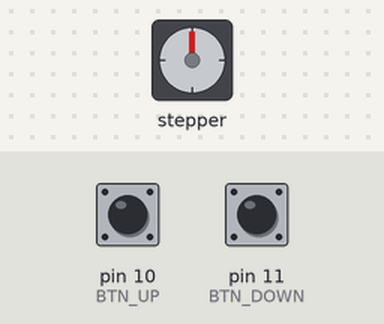
Bench run of a sketch on a simulated Arduino Uno, built with avr-gcc and run on an emulated ATmega328P. Parts: stepper motor. Wiring (inferred from the names in the program): stepper motor driver (200 steps per turn assumed): step pin 13; direction A3. The test bench sets the inputs (shaded band); at power-on: pin 10 (BTN_UP) HIGH, pin 11 (BTN_DOWN) HIGH. What the sketch prints to the serial monitor is not drawn.

Above: at 1.2 s.
1.3 s: pin 10 (BTN_UP) pulled LOW for 1 s
At 3.2 s:
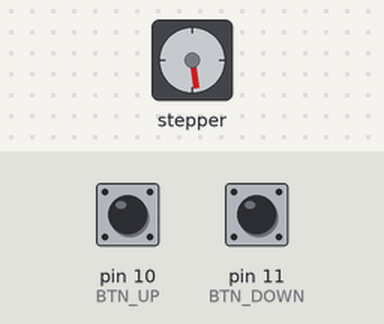
3.8 s: pin 11 (BTN_DOWN) pulled LOW for 3.2 s
At 7.9 s:
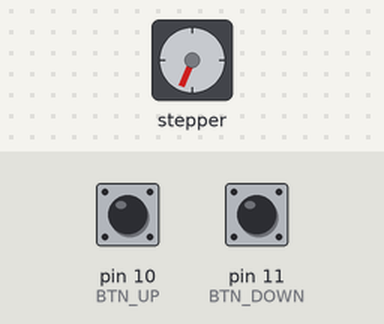
8.5 s: pin 10 (BTN_UP) pulled LOW for 0.15 s
At 9.8 s:
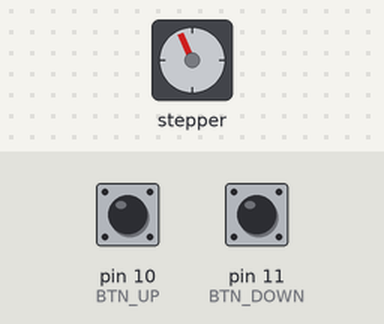
10.1 s: pin 11 (BTN_DOWN) pulled LOW for 1 s
At 10.55 s:
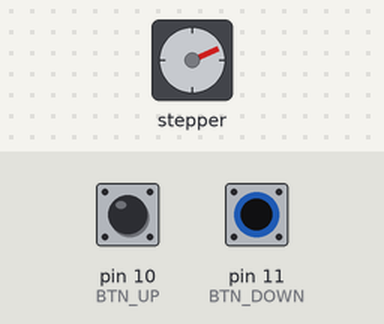
12.6 s: pin 11 (BTN_DOWN) pulled LOW for 0.15 s
At 13.9 s:
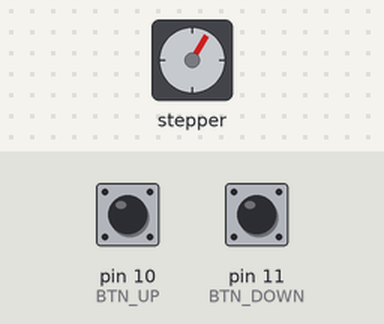
14.2 s: pin 10 (BTN_UP) pulled LOW for 3.2 s
At 14.65 s:
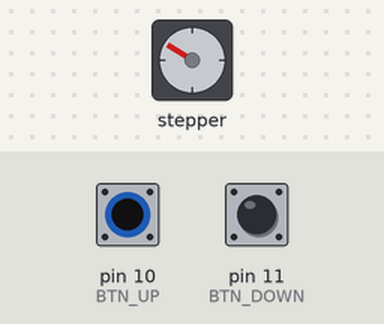
Timing chart, 0 to 18.9 s (numbered marks = the images above; inputs shaded):
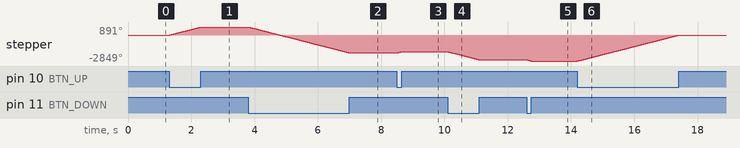

The sketch:

Elevator_motor_test.ino
```cpp
// Continuous Motor Control Sketch
// Motor runs continuously while UP or DOWN button is held

// Pin Definitions
#define BTN_UP     10   // UP button (INPUT_PULLUP)
#define BTN_DOWN   11   // DOWN button (INPUT_PULLUP)
#define PIN_STEP   13   // Stepper STEP pin
#define PIN_DIR    A3   // Stepper DIR pin

// Step timing (microseconds)
const unsigned int STEP_DELAY = 1000;  // adjust for desired speed

void setup() {
  Serial.begin(9600);
  while (!Serial);
  Serial.println("[Setup] Continuous motor control ready");

  // Configure pins
  pinMode(BTN_UP, INPUT_PULLUP);
  pinMode(BTN_DOWN, INPUT_PULLUP);
  pinMode(PIN_STEP, OUTPUT);
  pinMode(PIN_DIR, OUTPUT);
}

void loop() {
  bool upHeld = (digitalRead(BTN_UP) == LOW);
  bool downHeld = (digitalRead(BTN_DOWN) == LOW);

  if (upHeld) {
    // Rotate up continuously
    digitalWrite(PIN_DIR, HIGH);
    stepOnce();
  } else if (downHeld) {
    // Rotate down continuously
    digitalWrite(PIN_DIR, LOW);
    stepOnce();
  }
  // If neither is held, motor stops (no further pulses)
}

// Perform a single step pulse
void stepOnce() {
  digitalWrite(PIN_STEP, HIGH);
  delayMicroseconds(STEP_DELAY);
  digitalWrite(PIN_STEP, LOW);
  delayMicroseconds(STEP_DELAY);
}
```

Measured:
- after the input at 1.3 s, stepper: turns 891° clockwise in 1.0 s, starting at once
- after the input at 3.8 s, stepper: turns 2849° counter-clockwise in 3.2 s, starting at once
- after the input at 8.5 s, stepper: turns 135° clockwise in 0.15 s, starting at once
- after the input at 10.1 s, stepper: turns 891° counter-clockwise in 1.0 s, starting at once
- after the input at 12.6 s, stepper: turns 135° counter-clockwise in 0.15 s, starting at once
- after the input at 14.2 s, stepper: turns 2849° clockwise in 3.2 s, starting at once
